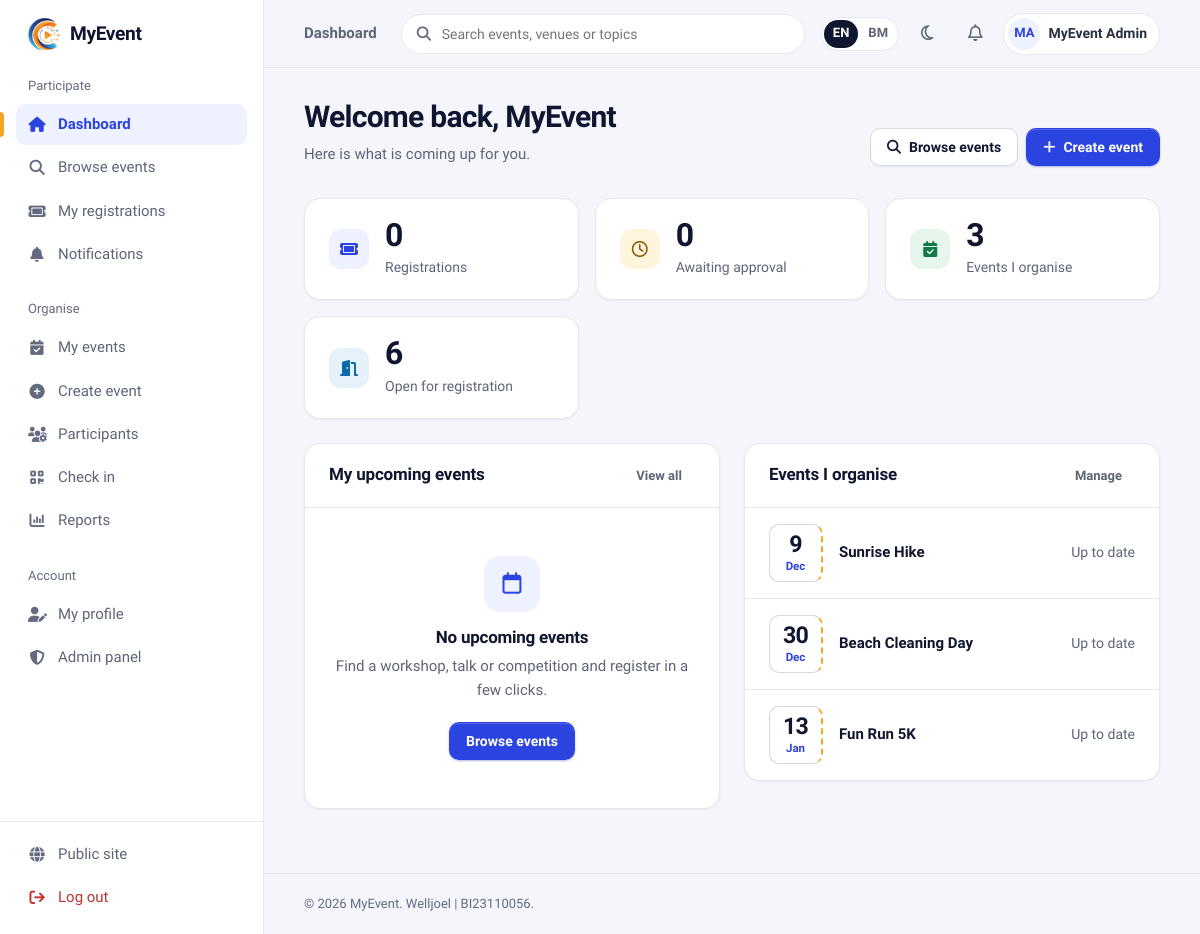
/users/dashboard.php (signed in), run on the app's committed database.
### tables this page shows
CREATE TABLE IF NOT EXISTS `users` (
  `user_id` int(11) NOT NULL AUTO_INCREMENT,
  `category` enum('Staff','Student','Public') NOT NULL,
  `name` varchar(255) NOT NULL,
  `email` varchar(255) NOT NULL,
  `phone` varchar(20) DEFAULT NULL,
  `organization` varchar(255) NOT NULL,
  `recommend_events` text DEFAULT NULL,
  `password` varchar(255) NOT NULL,
  `role` enum('Admin','User') NOT NULL DEFAULT 'User',
  `created_at` timestamp NOT NULL DEFAULT current_timestamp(),
  `bio` text DEFAULT NULL,
  `profile_pic` varchar(255) DEFAULT NULL,
  `email_participant` tinyint(1) NOT NULL DEFAULT 1 COMMENT 'Emails about my own registrations and events I joined',
  `email_organiser` tinyint(1) NOT NULL DEFAULT 1 COMMENT 'Emails when people register for events I organise',
  `locale` varchar(5) DEFAULT NULL COMMENT 'Interface and email language: en or ms (NULL = not chosen yet)',
  PRIMARY KEY (`user_id`),
  UNIQUE KEY `email` (`email`)
);

CREATE TABLE IF NOT EXISTS `events` (
  `event_id` int(11) NOT NULL AUTO_INCREMENT,
  `event_name` varchar(255) NOT NULL,
  `description` text DEFAULT NULL,
  `contact_no` varchar(20) DEFAULT NULL,
  `category_id` int(10) unsigned DEFAULT NULL,
  `venue` varchar(255) NOT NULL,
  `event_date` date NOT NULL,
  `event_time` time NOT NULL,
  `end_time` time DEFAULT NULL,
  `mode` enum('Physical','Online','Hybrid') NOT NULL DEFAULT 'Physical',
  `remarks` text DEFAULT NULL,
  `visibility` enum('Public','Private') NOT NULL DEFAULT 'Public',
  `poster_path` varchar(255) DEFAULT NULL,
  `created_by` int(11) DEFAULT NULL,
  `created_at` timestamp NOT NULL DEFAULT current_timestamp(),
  `fee` decimal(10,2) NOT NULL DEFAULT 0.00,
  `reg_close_date` date DEFAULT NULL,
  `max_participants` int(11) NOT NULL DEFAULT 0,
  PRIMARY KEY (`event_id`),
  KEY `category_id` (`category_id`),
  KEY `fk_events_createdby` (`created_by`),
  KEY `idx_events_date` (`event_date`),
  CONSTRAINT `events_ibfk_1` FOREIGN KEY (`category_id`) REFERENCES `event_category` (`category_id`) ON DELETE SET NULL ON UPDATE CASCADE,
  CONSTRAINT `fk_events_createdby` FOREIGN KEY (`created_by`) REFERENCES `users` (`user_id`) ON DELETE SET NULL ON UPDATE CASCADE,
  CONSTRAINT `chk_events_fee` CHECK (`fee` >= 0),
  CONSTRAINT `chk_events_capacity` CHECK (`max_participants` >= 0)
);

### users/dashboard.php (the view, shortened to what the rows shown need)
<?php
require_once __DIR__ . '/../config.php';
$user_id = current_user_id();
$organising = db_all($conn,
    "SELECT e.event_id, e.event_name, e.event_date,
            (SELECT COUNT(*) FROM registrations r WHERE r.event_id = e.event_id AND r.approval_status = 'Pending') AS pending
     FROM events e WHERE e.created_by = ? AND e.event_date >= CURDATE()
     ORDER BY e.event_date ASC LIMIT 5", 'i', [$user_id]);
include ROOT_PATH . '/include/layout/app_start.php';
?>
<div class="page-header">
    <div>
        <h1><?= t('Welcome back, {name}', ['name' => strtok($_SESSION['name'] ?? '', ' ')]) ?></h1>
    </div>
</div>
<div class="grid-2">
    <section class="card">
        <div class="card-header">
            <h2 class="card-title"><?= t('My upcoming events') ?></h2>
        </div>
    </section>
    <section class="card">
        <div class="card-header">
            <h2 class="card-title"><?= t('Events I organise') ?></h2>
        </div>
        <?php if ($organising): ?>
            <div class="table-wrap">
                <table class="table">
                    <tbody>
                    <?php foreach ($organising as $row): ?>
                        <tr>
                            <td>
                                <div class="event-cell">
                                    <?= datestub($row['event_date']) ?>
                                    <a class="event-cell-title" href="manage_participants.php?event_id=<?= (int) $row['event_id'] ?>"><?= e($row['event_name']) ?></a>
                                </div>
                            </td>
                            <td class="actions">
                                <?php if ((int) $row['pending'] > 0): ?>
                                    <a class="badge badge-warning" href="manage_participants.php?event_id=<?= (int) $row['event_id'] ?>"><?= t('{n} to review', ['n' => (int) $row['pending']]) ?></a>
                                <?php else: ?>
                                    <span class="cell-muted"><?= t('Up to date') ?></span>
                                <?php endif; ?>
                            </td>
                        </tr>
                    <?php endforeach; ?>
                    </tbody>
                </table>
            </div>
        <?php endif; ?>
    </section>
</div>
<?php include ROOT_PATH . '/include/layout/app_end.php'; ?>

### include/layout/app_start.php (shortened to what the rows shown need)
<?php
$nav_area   = $nav_area ?? 'user';
$__uid    = current_user_id();
$__me     = db_all($conn, 'SELECT name, profile_pic FROM users WHERE user_id = ?', 'i', [$__uid])[0]
            ?? ['name' => $_SESSION['name'] ?? '', 'profile_pic' => null];
$__avatar = avatar_url($__me['profile_pic']);
$u = BASE_URL;
$__profileUrl = $nav_area === 'admin' ? $u . 'admin/profile.php' : $u . 'users/profile.php';
?>
<!DOCTYPE html>
<html lang="<?= e(html_lang()) ?>">
<head>
    <link rel="stylesheet" href="https://cdnjs.cloudflare.com/ajax/libs/font-awesome/6.5.0/css/all.min.css">
    <link rel="stylesheet" href="<?= e($u) ?>assets/css/app.css?v=16">
</head>
<body class="app">
<div class="app-shell">
    <header class="topbar">
        <div class="topbar-actions">
            <a class="user-chip" href="<?= e($__profileUrl) ?>">
                <?php if ($__avatar): ?>
                    <img class="avatar" src="<?= e($__avatar) ?>" alt="">
                <?php else: ?>
                    <span class="avatar" aria-hidden="true"><?= e(initials($__me['name'])) ?></span>
                <?php endif; ?>
                <span class="user-chip-name"><?= e($__me['name']) ?></span>
            </a>
        </div>
    </header>
    <main class="app-main" id="main">

### include/helpers.php (shortened to what the rows shown need)
<?php
function avatar_url(?string $file): ?string
{
    return null;
}
function datestub(?string $date): string
{
    if (!$date || !($ts = strtotime($date))) {
        return '<span class="datestub is-past" aria-label="' . e(__('No date')) . '"><b>–</b><span>' . e(__('TBA')) . '</span></span>';
    }
    $past = date('Y-m-d', $ts) < date('Y-m-d') ? ' is-past' : '';
    return '<span class="datestub' . $past . '" aria-label="' . e(ldate('j F Y', $ts)) . '"><b>'
        . date('j', $ts) . '</b><span>' . e(ldate('M', $ts)) . '</span></span>';
}
function initials(?string $name): string
{
    $parts = preg_split('/\s+/', trim((string) $name)) ?: [];
    $letters = '';
    foreach (array_slice(array_filter($parts), 0, 2) as $p) {
        $letters .= mb_strtoupper(mb_substr($p, 0, 1));
    }
    return $letters ?: '?';
}
function db_all(mysqli $conn, string $sql, string $types = '', array $params = []): array
{
    $stmt = $conn->prepare($sql);
    if ($types !== '') {
        $stmt->bind_param($types, ...$params);
    }
    $stmt->execute();
    $rows = $stmt->get_result()->fetch_all(MYSQLI_ASSOC);
    return $rows;
}

### data on the page
users: name "MA", name "MyEvent Admin"
events: event_date "9", event_date "Dec", event_name "Sunrise Hike"
events: event_date "30", event_date "Dec", event_name "Beach Cleaning Day"
events: event_date "13", event_date "Jan", event_name "Fun Run 5K"

### other printed values
APP_NAME "MyEvent"
$__group "Participate"
$__l[0] "Dashboard"
$__l[0] "Browse events"
$__l[0] "My registrations"
$__l[0] "Notifications"
$__group "Organise"
$__l[0] "My events"
$__l[0] "Create event"
$__l[0] "Participants"
$__l[0] "Check in"
$__l[0] "Reports"
$__group "Account"
$__l[0] "My profile"
$__l[0] "Admin panel"
